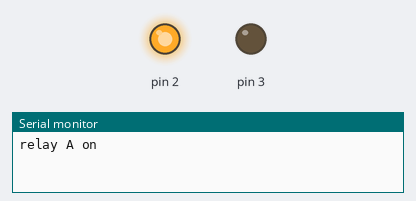
The sketch below on a simulated Arduino Uno, built with avr-gcc and run on an emulated ATmega328P. On the bench: output pins drawn as LEDs (lit = HIGH), the last lines printed to the serial monitor.

Above: at 0.3 s.
At 2.1 s:
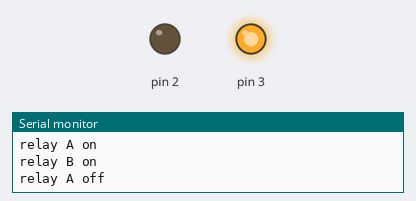
At 4.8 s:
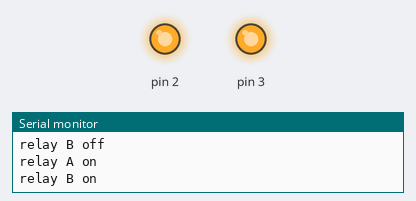
At 6.6 s:
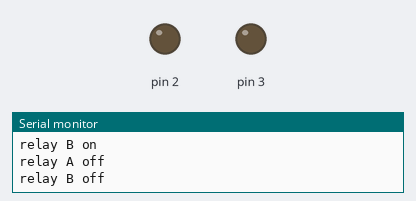
Timing chart, 0 to 8.3 s (numbered marks = the images above):
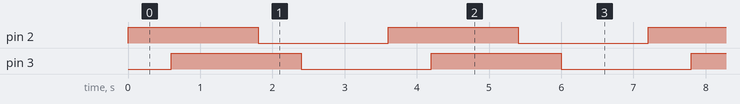

Measured:
- by itself, pin 2, pin 3: alternates HIGH for 1.8 s and LOW for 1.8 s
- by itself, everything shown: repeats every 3.6 s, in 4 steps

The sketch:

testRelays_001.ino
```cpp
// Test: SRS-001
// Interface: Digital 5v
// Description: Basic functions, logging

void setup()
{
	pinMode(2,OUTPUT);
	pinMode(3,OUTPUT);
	Serial.begin(9600);
}

void loop()
{
	turnOnRelay_A();
	delay(600);
	turnOnRelay_B();
	delay(1200);

	turnOffRelay_A();
	delay(600);
	turnOffRelay_B();
	delay(1200);
}

void turnOnRelay_A() {
	digitalWrite(2,HIGH);
	log("relay A on");
}
void turnOffRelay_A() {
        digitalWrite(2,LOW);
	log("relay A off");
}
void turnOnRelay_B() {
        digitalWrite(3,HIGH);
	log("relay B on");
}
void turnOffRelay_B() {
        digitalWrite(3,LOW);
	log("relay B off");
}
void log(String message){
	Serial.println(message);
}
```
